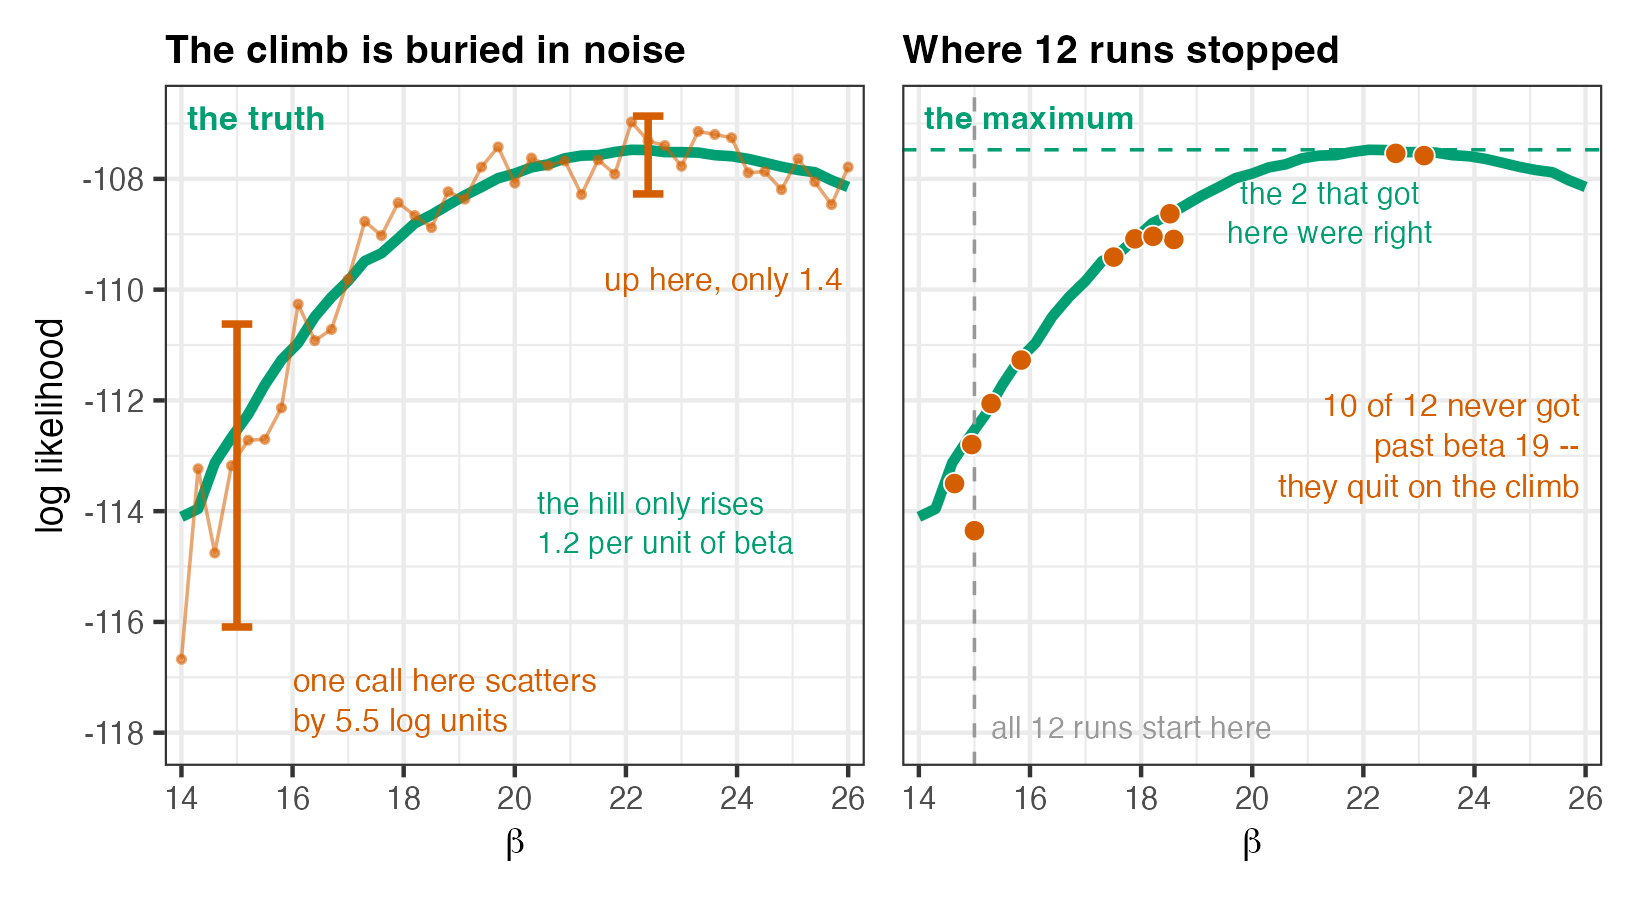

Generate this figure with R:
## fig-nelder-mead-fails.R -----------------------------------------------------
## Lecture A: ATTEMPT 2 -- throw the particle-filter likelihood at
## optim(method="Nelder-Mead").  It fails.  This figure SHOWS the failure and
## shows WHY.
##
## THE MECHANISM (read this before editing the annotations -- an earlier version
## of this figure told the story BACKWARDS):
##   The optimizer does NOT wander along the flat crest.  It never reaches the
##   crest.  It dies on the RISING FLANK, ~300 evaluations in, still climbing.
##   10 of the 12 runs stop below Beta=19; the true maximum is at Beta=22.1.
##   The 2 runs that DO reach the crest are the 2 SUCCESSES (honest -107.5,
##   -107.6, within 0.11 of the top).  Reaching the crest = winning.
##   The failure is dying on the climb, and the reason is the noise-to-slope
##   ratio DOWN THERE: at Beta=15 one Np=1000 call has a 95% spread of ~5.7 log
##   units, while the hill only rises ~1.2 log units per unit of Beta.  A single
##   objective call at the start is worth +/- 5 units of Beta of pure noise.
##   That is why the simplex cannot find the uphill direction.  Noise at the
##   crest (~1.4) is ~4x SMALLER -- measuring it there understates the case.
##
##   "The optimizer isn't broken.  The function you handed it is."
##
## Run from the project root (where 4_mle_mif2.Rproj lives):
##     Rscript figures/fig-nelder-mead-fails.R
##
## Reads : data/ (via scripts/model_measSIR.R), results/pfilter-grid1.rds
## Writes: results/nelder-mead-fails.rds   (cache -- the deck never recomputes)
##         figures/fig-nelder-mead-fails.png
## Set RECOMPUTE <- TRUE to force the ~70 s of particle filtering to re-run.
## Seeds are set inside every worker, so results do not depend on worker count.
## -----------------------------------------------------------------------------

library(tidyverse)
library(pomp)
library(patchwork)
library(foreach)
library(doParallel)

RECOMPUTE <- FALSE
CACHE     <- "results/nelder-mead-fails.rds"
NWORKERS  <- 12L      # results are worker-count independent; lower this freely

## ---- house style ------------------------------------------------------------
## Okabe-Ito, course-fixed meanings.  #E69F00 amber = the data: it does not
## appear here -- this figure is about the naive optimizer meeting the truth.
## Vermillion is used for BOTH the Np=1000 objective and the optimizer's
## answers, which is the same thread: "the naive approach / what doesn't work".
## (fig-loglik-is-random.R already maps Np=1000 -> vermillion.)
theme_set(theme_bw())
verm  <- "#D55E00"   # the naive approach / what doesn't work / Np = 1000
green <- "#009E73"   # truth / the R0 ridge / reference
grey  <- "grey60"    # de-emphasised context

## ---- the ridge, defined by the cached 40x40 grid -----------------------------
## pfilter-grid1.rds: 40 Beta x 40 Gamma, 9 pfilter reps per cell at Np=5000.
grid <- readRDS("results/pfilter-grid1.rds")
attr(grid, "rng") <- NULL; attr(grid, "out.attrs") <- NULL
cells <- as.data.frame(grid) |>
  group_by(Beta, Gamma) |>
  summarise(loglik = logmeanexp(loglik), .groups = "drop")
grid_mle <- cells |> slice_max(loglik, n = 1)
R0_ridge <- grid_mle$Beta / grid_mle$Gamma          # 21.27
cat(sprintf("cached grid MLE: Beta=%.3f Gamma=%.4f loglik=%.2f  -> R0 ridge=%.3f\n",
            grid_mle$Beta, grid_mle$Gamma, grid_mle$loglik, R0_ridge))

## ---- the experiment ---------------------------------------------------------
if (RECOMPUTE || !file.exists(CACHE)) {

  source("scripts/model_measSIR.R")
  registerDoParallel(NWORKERS)
  wall0 <- Sys.time()

  fixed_pars <- c(Rho = 0.5, k = 10, Eta = 0.06, N = 38000)
  ## unname(): b and g often arrive already named (e.g. exp(par[1]) inside the
  ## optimizer), and c(Beta = c(Beta = 15)) would silently build "Beta.Beta".
  pars   <- function(b, g) c(Beta = unname(b), Gamma = unname(g), fixed_pars)
  betas  <- seq(14, 26, length.out = 41)

  ## (1) TRUTH along the crest of the ridge: Gamma follows Beta so that
  ##     R0 = Beta/Gamma stays at the ridge value.  Np=10000 x 36 reps -- heavy
  ##     on purpose, so that the green curve really is smooth and any wiggle the
  ##     audience sees in the vermillion curve is the objective, not my estimate.
  truth <- foreach(i = seq_along(betas), .combine = rbind, .packages = "pomp") %dopar% {
    set.seed(20260715L + i)
    b  <- betas[i]
    ll <- replicate(36, logLik(pfilter(measSIR, params = pars(b, b / R0_ridge), Np = 10000)))
    data.frame(Beta = b, loglik = logmeanexp(ll), se = logmeanexp(ll, se = TRUE)[2])
  }

  ## (2) WHAT THE OPTIMIZER SEES: the same transect, but ONE particle filter
  ##     run at Np=1000 with a fresh seed at every Beta -- one honest call of
  ##     the objective function, exactly as optim() would make it.
  jagged <- foreach(i = seq_along(betas), .combine = rbind, .packages = "pomp") %dopar% {
    set.seed(31337L + i)
    b <- betas[i]
    data.frame(Beta = b, loglik = logLik(pfilter(measSIR, params = pars(b, b / R0_ridge), Np = 1000)))
  }

  ## (3) ATTEMPT 2: Nelder-Mead on that objective.  Same start, same code,
  ##     same settings -- only the random seed differs between runs.
  ##     Beta and Gamma are estimated on the log scale; Eta is held at 0.06
  ##     so that the cached grid is the right reference.
  objective <- function(par) {
    ll <- tryCatch(logLik(pfilter(measSIR, params = pars(exp(par[1]), exp(par[2])), Np = 1000)),
                   error = function(e) NA_real_)
    if (!is.finite(ll)) 1e10 else -ll
  }
  start <- c(Beta = 15, Gamma = 0.5)
  nm <- foreach(s = 1:12, .combine = rbind, .packages = "pomp") %dopar% {
    set.seed(1000L + s)
    f <- optim(log(start), objective, method = "Nelder-Mead", control = list(maxit = 1000))
    ## Honest value of the likelihood AT the answer the optimizer handed back
    ## (Np=10000 x 6 reps) -- the optimizer never gets to see this.
    set.seed(99000L + s)
    hh <- replicate(6, logLik(pfilter(measSIR,
                                      params = pars(exp(f$par[1]), exp(f$par[2])), Np = 10000)))
    data.frame(run = s, Beta = exp(f$par[1]), Gamma = exp(f$par[2]),
               reported = -f$value, honest = logmeanexp(hh),
               nfev = unname(f$counts[1]), convergence = f$convergence)
  }

  ## (4) Monte Carlo noise of ONE objective call -- measured at THREE places,
  ##     crucially INCLUDING where the runs actually die.  Measuring only at the
  ##     crest (the old version did) understates the noise ~4x and describes a
  ##     region no failing run ever visited.
  ##       Beta = 15   : the start, and where most runs stop
  ##       Beta = 18   : the top of the pile of failures
  ##       Beta = 22.4 : the crest, near the true maximum
  noise_betas <- c(15, 18, 22.4)
  ngrid <- expand.grid(rep = 1:240, bi = seq_along(noise_betas))
  noise <- foreach(r = seq_len(nrow(ngrid)), .combine = rbind, .packages = "pomp") %dopar% {
    j <- ngrid$bi[r]; i <- ngrid$rep[r]
    set.seed(5000L + 1000L * j + i)
    b <- noise_betas[j]
    data.frame(Beta = b, loglik = logLik(pfilter(measSIR, params = pars(b, b / R0_ridge), Np = 1000)))
  }

  wall <- as.numeric(difftime(Sys.time(), wall0, units = "secs"))
  cat(sprintf("compute wall-clock: %.1f s on %d workers\n", wall, NWORKERS))

  saveRDS(list(truth = truth, jagged = jagged, nm = nm, noise = noise,
               R0_ridge = R0_ridge, grid_mle = grid_mle, start = start,
               noise_betas = noise_betas, wall_secs = wall),
          CACHE)
}

res <- readRDS(CACHE)
truth <- res$truth; jagged <- res$jagged; nm <- res$nm

## ---- the numbers this figure is allowed to state ----------------------------
best <- max(truth$loglik)
best_beta <- truth$Beta[which.max(truth$loglik)]

## Noise of ONE Np=1000 call, by Beta.  This is the headline evidence.
nsum <- res$noise |>
  group_by(Beta) |>
  summarise(sd     = sd(loglik),
            lo     = unname(quantile(loglik, 0.025)),
            hi     = unname(quantile(loglik, 0.975)),
            spread = hi - lo, .groups = "drop")

## SIGNAL the optimizer is trying to climb: the slope of the true curve on the
## flank where the runs actually die.  Compare this with the noise above.
flank      <- truth |> filter(Beta >= 14, Beta <= 19)
flank_slope <- unname(coef(lm(loglik ~ Beta, data = flank))[2])

## Secondary (true, but NOT the headline): the crest really is flat.  This is
## why the 2 successful runs land at 22.6/23.1 rather than exactly at 22.1.
crest    <- truth |> filter(Beta >= 21, Beta <= 25.4)
crest_dl <- max(crest$loglik) - min(crest$loglik)

died_low  <- nm |> filter(Beta < 19)
reached   <- nm |> filter(Beta >= 19)
n_low     <- nrow(died_low)

cat(sprintf("\n-- true maximum: loglik %.2f at Beta %.1f\n", best, best_beta))
cat(sprintf("-- SIGNAL: true slope on the flank (Beta 14-19) = %.2f loglik per unit Beta\n",
            flank_slope))
cat("-- NOISE: one Np=1000 call (240 reps each):\n")
for (i in seq_len(nrow(nsum)))
  cat(sprintf("     Beta %5.1f : sd %.3f, 95%% spread %.2f log units  (= %.1f units of Beta)\n",
              nsum$Beta[i], nsum$sd[i], nsum$spread[i], nsum$spread[i] / flank_slope))
cat(sprintf("   -> noise at the start is %.1fx the noise at the crest\n",
            nsum$spread[nsum$Beta == 15] / nsum$spread[nsum$Beta == 22.4]))
cat(sprintf("-- WHERE THEY STOPPED: %d of %d below Beta=19 (%.2f to %.2f); only %d reached the crest\n",
            n_low, nrow(nm), min(died_low$Beta), max(died_low$Beta), nrow(reached)))
cat(sprintf("   the %d that died low are %.2f to %.2f log units short (median %.2f)\n",
            n_low, min(best - died_low$honest), max(best - died_low$honest),
            median(best - died_low$honest)))
cat(sprintf("   the %d that reached the crest are %.2f and %.2f short -- they WON\n",
            nrow(reached), (best - reached$honest)[1], (best - reached$honest)[2]))
cat(sprintf("-- all %d overstate their own answer, by %.2f to %.2f (mean %.2f);\n",
            sum(nm$reported > nm$honest), min(nm$reported - nm$honest),
            max(nm$reported - nm$honest), mean(nm$reported - nm$honest)))
cat(sprintf("   selection bias tracks the noise: %.2f at Beta=%.1f -> %.2f at Beta=%.1f\n",
            (nm$reported - nm$honest)[which.min(nm$Beta)], min(nm$Beta),
            (nm$reported - nm$honest)[which.max(nm$Beta)], max(nm$Beta)))
cat(sprintf("-- secondary: crest (Beta 21.0-25.4) is flat, true loglik moves only %.2f units\n",
            crest_dl))
cat(sprintf("-- R0 = Beta/Gamma is the robust part: %.2f to %.2f (ridge %.2f)\n",
            min(nm$Beta / nm$Gamma), max(nm$Beta / nm$Gamma), R0_ridge))
cat(sprintf("-- convergence codes: %s (10 = simplex degenerated, NOT converged); evals %d-%d\n",
            paste(sort(unique(nm$convergence)), collapse = ","), min(nm$nfev), max(nm$nfev)))

## ---- shared scales ----------------------------------------------------------
## Same x and same y on both panels, so B reads against the curve from A.
## NB the dots in B need NOT lie ON that curve: the green curve is the transect
## along the R0 ridge (Gamma = Beta/R0_ridge), whereas each dot is the honest
## loglik at that run's OWN (Beta, Gamma).  A dot sitting below the curve is a
## run that also drifted off the ridge -- e.g. run 4 (Beta 15.0, R0 22.9).
## ylim reaches -118.6 to fit the Beta=15 noise bar; the crest is flat anyway.
ylim <- c(-118.6, -106.3)
xlim <- c(13.7, 26.3)
ax <- theme(
  plot.title  = element_text(size = 9.5, face = "bold", hjust = 0, margin = margin(b = 3)),
  axis.title  = element_text(size = 9),
  axis.text   = element_text(size = 7.5),
  plot.margin = margin(3, 6, 2, 3)
)

## ---- PANEL A: the function you hand the optimizer ---------------------------
## The bars are the headline: one Np=1000 call scatters by ~5.7 log units at the
## start and only ~1.4 at the crest, against a hill that rises ~1.2 per unit Beta.
bars <- nsum |> filter(Beta %in% c(15, 22.4))
pA <- ggplot() +
  geom_line(data = truth, aes(Beta, loglik), colour = green, linewidth = 1.2) +
  geom_line(data = jagged, aes(Beta, loglik), colour = verm, linewidth = 0.4, alpha = 0.55) +
  geom_point(data = jagged, aes(Beta, loglik), colour = verm, size = 0.6, alpha = 0.55) +
  geom_errorbar(data = bars, aes(x = Beta, ymin = lo, ymax = hi),
                colour = verm, width = 0.55, linewidth = 0.85) +
  annotate("text", x = 14.1, y = -106.9, label = "the truth", colour = green,
           size = 2.9, hjust = 0, fontface = "bold") +
  annotate("text", x = 16.0, y = -117.4, hjust = 0, size = 2.7, colour = verm,
           lineheight = 1.05,
           label = sprintf("one call here scatters\nby %.1f log units",
                           nsum$spread[nsum$Beta == 15])) +
  annotate("text", x = 25.9, y = -109.8, hjust = 1, size = 2.7, colour = verm,
           lineheight = 1.05,
           label = sprintf("up here, only %.1f", nsum$spread[nsum$Beta == 22.4])) +
  ## The slope is a property of the green curve, so it is labelled green: the
  ## contrast the audience must see is verm noise (5.5) vs green signal (1.2).
  annotate("text", x = 20.4, y = -114.2, hjust = 0, size = 2.6, colour = green,
           lineheight = 1.05,
           label = sprintf("the hill only rises\n%.1f per unit of beta", flank_slope)) +
  coord_cartesian(xlim = xlim, ylim = ylim, expand = FALSE) +
  labs(title = "The climb is buried in noise",
       x = expression(beta), y = "log likelihood") +
  ax

## ---- PANEL B: 12 runs, and they die on the way up ---------------------------
pB <- ggplot() +
  geom_hline(yintercept = best, colour = green, linetype = "dashed", linewidth = 0.4) +
  geom_line(data = truth, aes(Beta, loglik), colour = green, linewidth = 1.2) +
  geom_vline(xintercept = unname(res$start["Beta"]), colour = grey,
             linetype = "dashed", linewidth = 0.4) +
  ## shape 21 + white stroke: the dots at Beta 17.9/18.2/18.6 sit on top of one
  ## another, and the audience must be able to count 12 of them.
  geom_point(data = nm, aes(Beta, honest), shape = 21, fill = verm,
             colour = "white", stroke = 0.3, size = 2.2) +
  annotate("text", x = 14.1, y = -106.9, label = "the maximum", colour = green,
           size = 2.75, hjust = 0, fontface = "bold") +
  annotate("text", x = 15.3, y = -117.9, label = "all 12 runs start here",
           colour = grey, size = 2.6, hjust = 0) +
  annotate("text", x = 25.9, y = -112.8, hjust = 1, size = 2.7, colour = verm,
           lineheight = 1.05,
           label = sprintf("%d of %d never got\npast beta 19 --\nthey quit on the climb",
                           n_low, nrow(nm))) +
  annotate("text", x = 21.4, y = -108.6, hjust = 0.5, size = 2.6, colour = green,
           lineheight = 1.05, label = "the 2 that got\nhere were right") +
  coord_cartesian(xlim = xlim, ylim = ylim, expand = FALSE) +
  labs(title = "Where 12 runs stopped",
       x = expression(beta), y = NULL) +
  ax + theme(axis.text.y = element_blank(), axis.ticks.y = element_blank())

p <- pA + pB + plot_layout(widths = c(1, 1))

ggsave("figures/fig-nelder-mead-fails.png", p,
       width = 5.5, height = 3.0, dpi = 300, bg = "white")
cat("\nwrote figures/fig-nelder-mead-fails.png\n")
